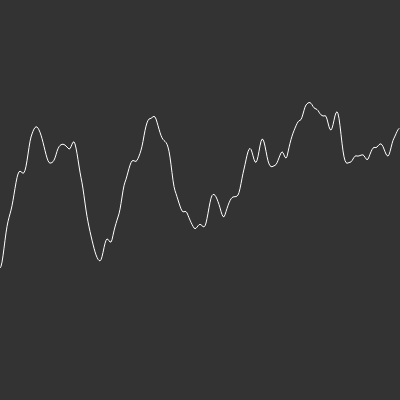
Frame 1 (no input)
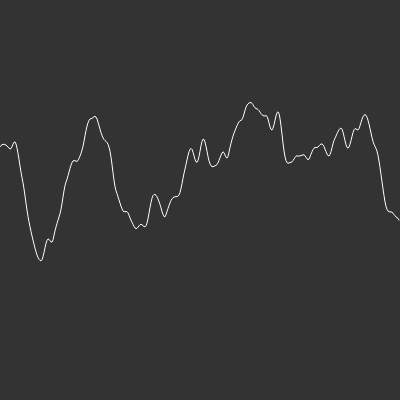
Frame 60 (no input)
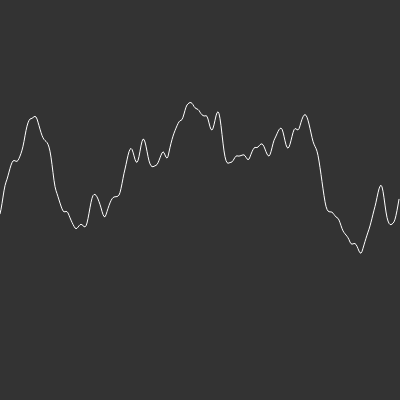
Frame 120 (the mouse pressed at the canvas centre since frame 60)

The p5.js sketch that drew these frames (run headless with seeded random() and noise() and a simulated clock; from frame 60 on, the mouse is pressed at the canvas centre):

// p5.js sketch
// ── sketch.js
// 13.3

//var y=[];
var y=0;
var inc=.02;

var xoff=0;
var yoff=0;
var start =0;

function setup() {
	createCanvas(400, 400);
	background(51);
	// for (var i=0;i<width;i++){
	// 	y[i]=0;
	// }
	
}

function draw() {
	noFill();
background(51); 
	stroke(255);
beginShape();
	xoff=start;
	for (var x=0;x<width;x++){
		y = (noise(xoff) * height);
		vertex(x,y);
		xoff +=inc;
	}
	start+=inc;
	endShape();
	
}
